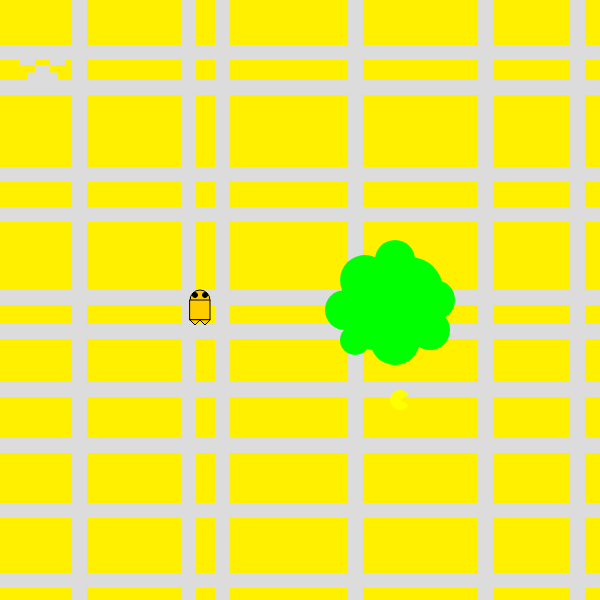
Frame 1 (no input)
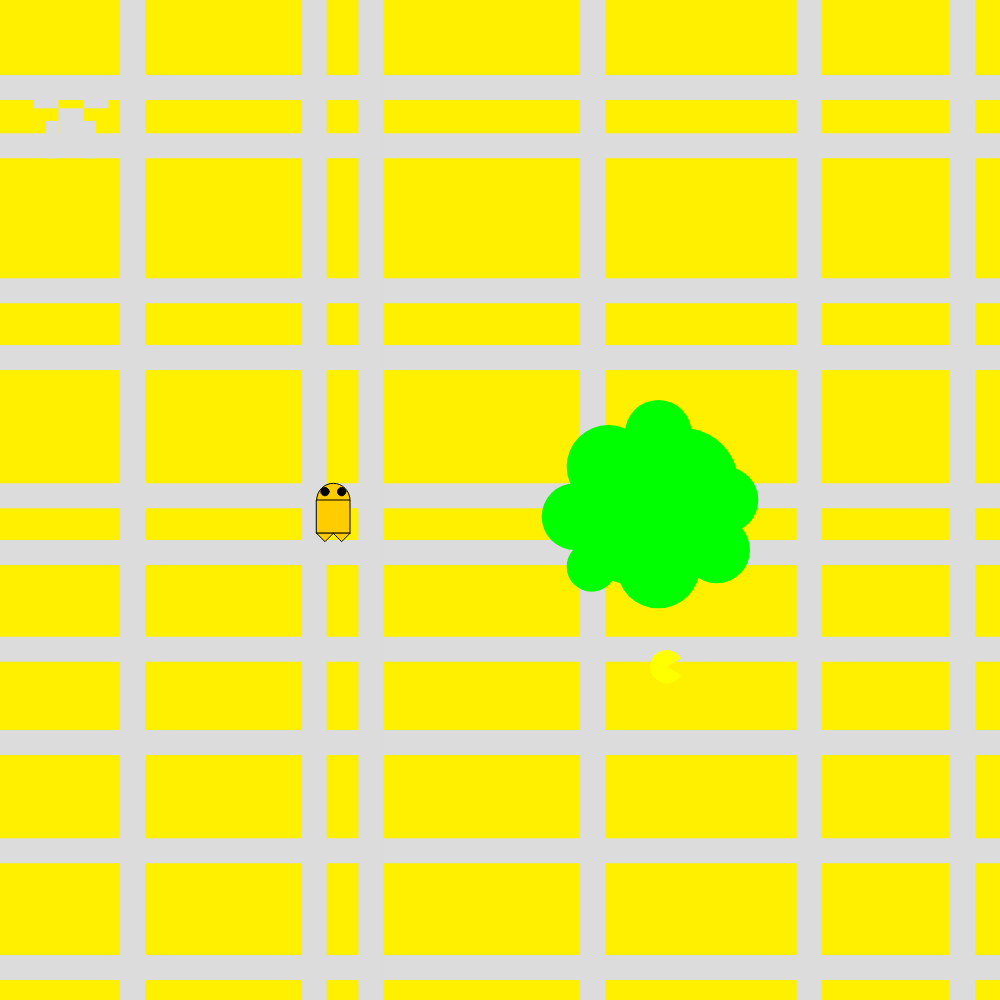
Frame 60 (no input)
Frame 120 (the mouse pressed at the canvas centre since frame 60): identical to frame 60, image omitted

The p5.js sketch that drew these frames (run headless with seeded random() and noise() and a simulated clock; from frame 60 on, the mouse is pressed at the canvas centre):

// p5.js sketch
// ── sketch.js
//public variable
let IsmapGenerate = 0
let ArrRoadX =[]
let ArrRoadY =[]
let CanvasSize = 600;
let Size = 1;
let c_xPos = 20;  //creeper xPos
let c_yPos = 50;  //creeper yPos



function setup() {

  background(220);
  //background(255, 204, 0);
  


}

function draw() {
  createCanvas(CanvasSize, CanvasSize);
  colorMode(RGB);
  //background(255);
  background(255, 240, 0);
  
  GenerateMap(10,6,Size)
  drawCreeper(c_xPos*Size, c_yPos*Size, Size);
  GeneratePacMan(400*Size, 400*Size,Size);
  GenerateTrees(400*Size,300*Size,Size)
  //GenerateTrees(100*Size,300*Size,Size)
  Generateghost(200*Size,300*Size,Size)
  Respond();
 


}
function GenerateMap(NumOfHorizontalRoad,NumOfVerticalRoad,Size){
  //RoadGenerate(20,0,2,60,1);
  let IntervalHeight = 600 / NumOfHorizontalRoad * Size;
  let IntervalWidth = 600/ NumOfVerticalRoad * Size;
  if( IsmapGenerate == 0){
    for (let i = 0; i < NumOfHorizontalRoad; i++) {
      ArrRoadY[i] = Math.floor(IntervalHeight*i +random(10*Size,IntervalHeight));
      
    }
    for (let i = 0; i < NumOfVerticalRoad; i++) {
      ArrRoadX[i] = Math.floor(IntervalWidth*i +random(10*Size,IntervalWidth));
      
    }
    IsmapGenerate = 1
  }

  for (let i = 0; i < NumOfHorizontalRoad; i++) {
    GenerateRoad(0,ArrRoadY[i]*Size,Size,600,1);
    
  }

  for (let i = 0; i < NumOfVerticalRoad; i++) {
    GenerateRoad(ArrRoadX[i]*Size,0,Size,600,0);
    
  }

  // GenerateRoad(0,ArrRoadY,Size,600,1);
  // GenerateRoad(ArrRoadX,0,Size,600,0);

}

function GenerateRoad(Xpos,Ypos,Size,Roadlength,RoadDirection){
//for RoadDirection
// 1 for horizontal position
// 0 for vertical
let RoadWidth = 15;
RoadWidth=RoadWidth*Size;
Roadlength = Roadlength*Size

noStroke();
fill(220);
if(RoadDirection == 0){
  rect(Xpos,Ypos,RoadWidth,Roadlength);

}
if(RoadDirection == 1){
  rect(Xpos,Ypos,Roadlength,RoadWidth);
}
}

function drawCreeper(xPos, yPos, size){
  //strokeWeight(1)
  noStroke()
  
  let eyeWidth = 15, eyeHeight = 15 
  
  let maxXDist = CanvasSize - xPos;     //available x-distance 
  let maxYDist = CanvasSize - yPos;     //available y-distance 
  let maxXSize = (maxXDist)/(3*eyeWidth)-0.1
  let maxYSize = (maxYDist)/(3*eyeHeight)-0.1
  if (size > maxXSize || size > maxYSize){
    if(maxYSize>maxXSize){
      size = maxXSize
    }else{
      size = maxYSize
    }
  }

  let eyeSize = eyeWidth*size
  let reye_X = xPos+(2*eyeSize)

  //left eye
  rect(xPos, yPos, eyeWidth*size, eyeHeight*size)

  //right eye
  rect(reye_X, yPos, eyeWidth*size, eyeHeight*size)

  //LS mouth
  rect(xPos+(0.5*eyeSize),yPos+(1.5*eyeSize),0.5*eyeSize,1.5*eyeSize)

  //centre nose and mouth
  rect(xPos+eyeSize,yPos+eyeSize,eyeSize,1.5*eyeSize)

  //RS mouth
  rect(xPos+(2*eyeSize),yPos+(1.5*eyeSize),0.5*eyeSize,1.5*eyeSize)
}




// for draw pacman
function GeneratePacMan(x, y, size) {
  let startAngle = PI / 6;
  let endAngle = -PI / 6;
  fill(255, 255, 0);
  arc(x, y, 20*size, 20*size, startAngle, endAngle, PIE);
}

//for draw trees
function GenerateTrees(x,y,size) {
    fill(0, 255, 0); // Set the fill color to green
    ellipse(x+10*Size, y-10*Size, 66*size, 66*size);
    ellipse(x+35*Size, y, 40*size, 40*size);
    ellipse(x-5*Size, y-40*Size, 40*size, 40*size);
    ellipse(x-35*Size, y-20*Size, 50*size, 50*size);
    ellipse(x-55*Size, y+10*Size, 40*size, 40*size);
    ellipse(x-45*Size, y+40*Size, 30*size, 30*size);
    ellipse(x-25*Size, y+30*Size, 40*size, 40*size);
    ellipse(x-5*Size, y+40*Size, 50*size, 50*size);
    ellipse(x+30*Size, y+30*Size, 40*size, 40*size);
    ellipse(x-15*Size, y, 60*size, 60*size);
}

//draw ghost
function Generateghost(x, y, size){
  //the color of ghost is yellow
  fill(255, 204, 0);
  stroke(0);

  //Use a semicircle for the ghost’s head
  arc(x, y, size * 20, size * 20, PI, 0);

  //Use a square for the body of the ghost
  rect(x - size * 10, y, size * 20, size * 20);

  //Use four small triangles for the body of the ghost
  triangle(x - size * 10, y + size * 20, x - size * 5, y + size * 25, x, y + size * 20);
  triangle(x, y + size * 20, x + size * 5, y + size * 25, x + size * 10, y + size * 20);

  //Draw ghost eyes
  fill(0);
  ellipse(x - size*5, y - size*5, size*5, size*5);
  ellipse(x + size*5, y - size*5, size*5, size*5);
}


//respond to the window 
function Respond(){
let windowHeight = window.innerHeight;
let windowWidth = window.innerWidth;

//to adjust the size of canvas
if(windowHeight >= windowWidth){
  CanvasSize = windowWidth;
}
if(windowWidth >= windowHeight){
  CanvasSize = windowHeight;
}
Size = CanvasSize/600
}
